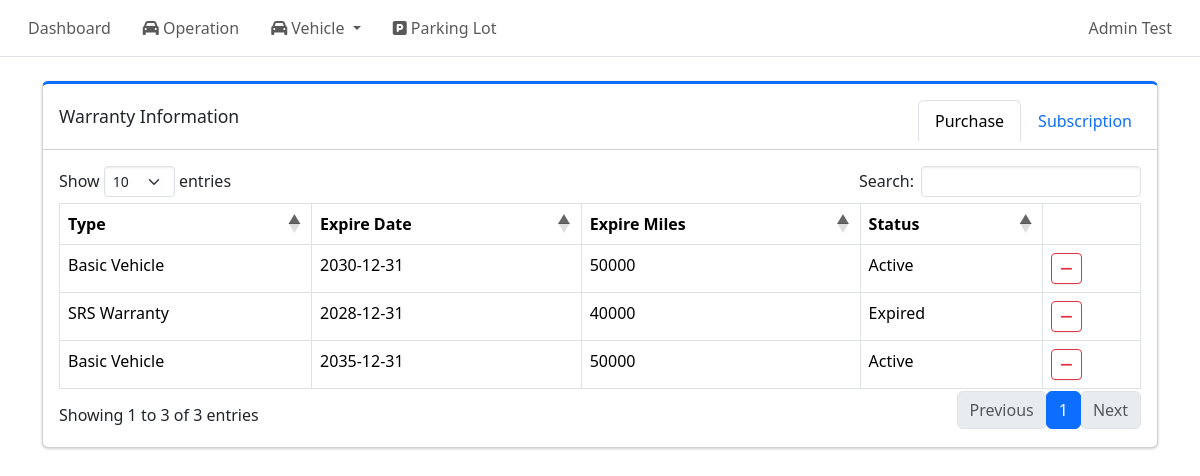
Screenshot of /admin/warranties/purchase (signed in) with the database file from the repository.
### tables this page shows
CREATE TABLE warranty_purchase (
    vehicle_warranty_id INTEGER PRIMARY KEY,
    expire_date DATE,
    expire_miles INTEGER,
    FOREIGN KEY(vehicle_warranty_id) 
        REFERENCES vehicle_warranty(vehicle_warranty_id) ON DELETE CASCADE
);

CREATE TABLE warranty_type (
    warranty_type_id INTEGER PRIMARY KEY AUTOINCREMENT,
    type_name TEXT NOT NULL UNIQUE,
    display_name TEXT NOT NULL,
    category TEXT NOT NULL CHECK(category IN ('purchase', 'subscription')),
    sort_order INTEGER NOT NULL DEFAULT 100,
    is_active INTEGER NOT NULL DEFAULT 1
);

### routes/admin/warranty_pages.py (the view)
@warranty_pages_bp.route("/purchase", methods=["GET"])
def purchase_warranty_list_page():
    if not session.get("admin_logged_in"):
        return redirect(url_for("auth.admin_login"))
    vehicle_id = request.args.get("vehicle_id")
    conn = get_conn()
    cur = conn.cursor()
    cur.execute("""
        SELECT
            v.vehicle_id,
            v.vin,
            v.model,
            v.model_year,
            v.mileage,
            v.plate_number,
            vw.vehicle_warranty_id,
            wt.display_name AS warranty_type,
            wt.category,
            wp.expire_date,
            wp.expire_miles
        FROM vehicle v
        JOIN vehicle_warranty vw
            ON v.vehicle_id = vw.vehicle_id
        JOIN warranty_type wt
            ON vw.warranty_type_id = wt.warranty_type_id
        LEFT JOIN warranty_purchase wp
            ON vw.vehicle_warranty_id = wp.vehicle_warranty_id
        WHERE wt.category = 'purchase'
                AND (? IS NULL OR v.vehicle_id = ?)
        ORDER BY v.vin ASC, wt.sort_order ASC
    """, (vehicle_id, vehicle_id))
    rows = cur.fetchall()
    warranties = []
    for row in rows:
        row["status"] = get_warranty_status(
            row.get("expire_date"), row.get("expire_miles"), row.get("mileage")
        )
        warranties.append(row)
    return render_template("warranty_info_purchase.html", warranties=warranties, purchase_types = get_purchase_warranty_types(), active_tab="purchase")

### db.py (called while the page is built)
def make_dict(cursor, row):
    return {col[0]: row[idx] for idx, col in enumerate(cursor.description)}

def get_conn():
    if "db" not in g:
        conn = sqlite3.connect(DB_PATH, check_same_thread=False)
        conn.row_factory = make_dict
        conn.execute("PRAGMA foreign_keys = ON;")
        g.db = conn
    return g.db

def close_conn(e=None):
    db = g.pop("db", None)
    if db is not None:
        db.close()

### utils/time_utils.py (called while the page is built)
def get_pacific_today():
    return datetime.now(ZoneInfo("America/Los_Angeles")).date()

### utils/warranty_utils.py (called while the page is built)
def get_purchase_warranty_types():
    conn = get_conn()
    cur = conn.cursor()
    cur.execute("""
        SELECT warranty_type_id, type_name, display_name
        FROM warranty_type
        WHERE category = 'purchase' AND is_active = 1
        ORDER BY sort_order
    """)
    rows = cur.fetchall()
    return rows

### templates/warranty_info_purchase.html (shortened to what this page needs)
{% extends "base.html" %}
{% block content %}
<div class="col-12">
    <div class="card card-primary card-outline mb-4">
        <div class="card-header d-flex justify-content-between align-items-center">
            <h3 class="card-title mb-0">Warranty Information</h3>
            <ul class="nav nav-tabs card-header-tabs ms-auto">
                <li class="nav-item">
                    <a class="nav-link {% if active_tab == 'purchase' %}active{% endif %}"
                        href="{{ url_for(
                            'warranty_pages.purchase_warranty_list_page',
                            vehicle_id=request.args.get('vehicle_id')) }}">
                        Purchase
                    </a>
                </li>
                <li class="nav-item">
                    <a class="nav-link {% if active_tab == 'subscription' %}active{% endif %}"
                        href="{{ url_for(
                                'warranty_pages.subscription_warranty_list_page',
                                vehicle_id=request.args.get('vehicle_id')
                        ) }}">
                        Subscription
                    </a>
                </li>
            </ul>
        </div>
        <div class="card-body">
            <table id = "warrantyTable" class="table table-bordered table-hover">
                <thead>
                    <tr>
                        <th>Type</th>
                        <th>Expire Date</th>
                        <th>Expire Miles</th>
                        <th>Status</th>
                        <th>Action</th>
                    </tr>
                </thead>
                <tbody>
                    {% for w in warranties %}
                    <tr data-vehicle-id="{{w.vehicle_id}}" data-warranty-id="{{w.vehicle_warranty_id}}">
                        <td class = "warranty_type">{{w.warranty_type}}</td>
                        <td class = "expire_date">{{w.expire_date or '-'}}</td>
                        <td class = "expire_miles">{{w.expire_miles or '-'}}</td>
                        <td class = "status">{{w.status}}</td>
                        <td>
                            <button class="btn btn-sm btn-outline-danger delete-warranty-btn">
                                <i class="fa fa-minus"></i>
                            </button>
                        </td>
                    </tr>
                    {% endfor %}
                </tbody>
            </table>
        </div>
    </div>
</div>
{% endblock %}

### rows the page displays
warranty_purchase: warranty_type "Basic Vehicle", expire_date "2030-12-31", expire_miles "50000", status "Active"
warranty_purchase: warranty_type "SRS Warranty", expire_date "2028-12-31", expire_miles "40000", status "Expired"
warranty_purchase: warranty_type "Basic Vehicle", expire_date "2035-12-31", expire_miles "50000", status "Active"
